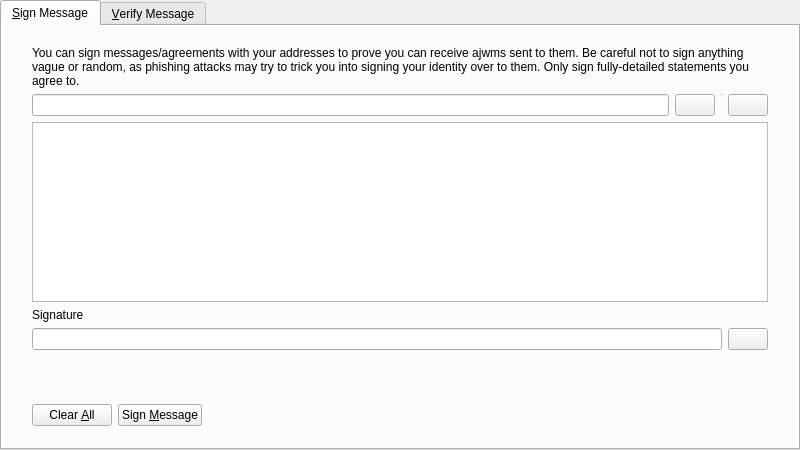
<?xml version="1.0" encoding="UTF-8"?>
<ui version="4.0">
 <class>SignVerifyMessageDialog</class>
 <widget class="QDialog" name="SignVerifyMessageDialog">
  <property name="geometry">
   <rect>
    <x>0</x>
    <y>0</y>
    <width>800</width>
    <height>450</height>
   </rect>
  </property>
  <property name="windowTitle">
   <string>Signatures - Sign / Verify a Message</string>
  </property>
  <property name="modal">
   <bool>true</bool>
  </property>
  <layout class="QVBoxLayout" name="verticalLayout">
   <property name="leftMargin">
    <number>0</number>
   </property>
   <property name="topMargin">
    <number>0</number>
   </property>
   <property name="rightMargin">
    <number>0</number>
   </property>
   <property name="bottomMargin">
    <number>0</number>
   </property>
   <item>
    <widget class="QTabWidget" name="tabWidget">
     <property name="currentIndex">
      <number>0</number>
     </property>
     <widget class="QWidget" name="tabSignMessage">
      <attribute name="title">
       <string>&amp;Sign Message</string>
      </attribute>
      <layout class="QVBoxLayout" name="verticalLayout_SM">
       <property name="leftMargin">
        <number>0</number>
       </property>
       <property name="topMargin">
        <number>0</number>
       </property>
       <property name="rightMargin">
        <number>0</number>
       </property>
       <property name="bottomMargin">
        <number>0</number>
       </property>
       <item>
        <layout class="QVBoxLayout" name="verticalLayout_3">
         <property name="leftMargin">
          <number>30</number>
         </property>
         <property name="topMargin">
          <number>20</number>
         </property>
         <property name="rightMargin">
          <number>30</number>
         </property>
         <property name="bottomMargin">
          <number>20</number>
         </property>
         <item>
          <widget class="QLabel" name="infoLabel_SM">
           <property name="text">
            <string>You can sign messages/agreements with your addresses to prove you can receive ajwms sent to them. Be careful not to sign anything vague or random, as phishing attacks may try to trick you into signing your identity over to them. Only sign fully-detailed statements you agree to.</string>
           </property>
           <property name="textFormat">
            <enum>Qt::PlainText</enum>
           </property>
           <property name="wordWrap">
            <bool>true</bool>
           </property>
          </widget>
         </item>
         <item>
          <layout class="QHBoxLayout" name="horizontalLayout_1_SM">
           <property name="spacing">
            <number>6</number>
           </property>
           <item>
            <widget class="QValidatedLineEdit" name="addressIn_SM">
             <property name="toolTip">
              <string>The Ajwm address to sign the message with</string>
             </property>
            </widget>
           </item>
           <item>
            <widget class="QPushButton" name="addressBookButton_SM">
             <property name="toolTip">
              <string>Choose previously used address</string>
             </property>
             <property name="text">
              <string/>
             </property>
             <property name="icon">
              <iconset resource="../bitcoin.qrc">
               <normaloff>:/icons/address-book</normaloff>:/icons/address-book</iconset>
             </property>
             <property name="shortcut">
              <string>Alt+A</string>
             </property>
             <property name="autoDefault">
              <bool>false</bool>
             </property>
            </widget>
           </item>
           <item>
            <widget class="Line" name="vLine">
             <property name="maximumSize">
              <size>
               <width>1</width>
               <height>22</height>
              </size>
             </property>
             <property name="orientation">
              <enum>Qt::Vertical</enum>
             </property>
            </widget>
           </item>
           <item>
            <widget class="QPushButton" name="pasteButton_SM">
             <property name="toolTip">
              <string>Paste address from clipboard</string>
             </property>
             <property name="text">
              <string/>
             </property>
             <property name="icon">
              <iconset resource="../bitcoin.qrc">
               <normaloff>:/icons/editpaste</normaloff>:/icons/editpaste</iconset>
             </property>
             <property name="shortcut">
              <string>Alt+P</string>
             </property>
             <property name="autoDefault">
              <bool>false</bool>
             </property>
            </widget>
           </item>
          </layout>
         </item>
         <item>
          <widget class="QPlainTextEdit" name="messageIn_SM">
           <property name="toolTip">
            <string>Enter the message you want to sign here</string>
           </property>
          </widget>
         </item>
         <item>
          <widget class="QLabel" name="signatureLabel_SM">
           <property name="text">
            <string>Signature</string>
           </property>
           <property name="textFormat">
            <enum>Qt::PlainText</enum>
           </property>
          </widget>
         </item>
         <item>
          <layout class="QHBoxLayout" name="horizontalLayout_2_SM">
           <property name="spacing">
            <number>6</number>
           </property>
           <item>
            <widget class="QLineEdit" name="signatureOut_SM">
             <property name="font">
              <font>
               <italic>true</italic>
              </font>
             </property>
             <property name="readOnly">
              <bool>true</bool>
             </property>
            </widget>
           </item>
           <item>
            <widget class="QPushButton" name="copySignatureButton_SM">
             <property name="toolTip">
              <string>Copy the current signature to the system clipboard</string>
             </property>
             <property name="text">
              <string/>
             </property>
             <property name="icon">
              <iconset resource="../bitcoin.qrc">
               <normaloff>:/icons/editcopy</normaloff>:/icons/editcopy</iconset>
             </property>
             <property name="autoDefault">
              <bool>false</bool>
             </property>
            </widget>
           </item>
          </layout>
         </item>
        </layout>
       </item>
       <item>
        <widget class="QWidget" name="buttonsContainerWhite" native="true">
         <layout class="QHBoxLayout" name="horizontalLayout">
          <property name="leftMargin">
           <number>30</number>
          </property>
          <property name="topMargin">
           <number>15</number>
          </property>
          <property name="rightMargin">
           <number>30</number>
          </property>
          <item>
           <widget class="QPushButton" name="clearButton_SM">
            <property name="toolTip">
             <string>Reset all sign message fields</string>
            </property>
            <property name="text">
             <string>Clear &amp;All</string>
            </property>
            <property name="icon">
             <iconset resource="../bitcoin.qrc">
              <normaloff>:/icons/remove</normaloff>:/icons/remove</iconset>
            </property>
            <property name="autoDefault">
             <bool>false</bool>
            </property>
           </widget>
          </item>
          <item>
           <widget class="QPushButton" name="signMessageButton_SM">
            <property name="toolTip">
             <string>Sign the message to prove you own this Ajwm address</string>
            </property>
            <property name="text">
             <string>Sign &amp;Message</string>
            </property>
            <property name="icon">
             <iconset resource="../bitcoin.qrc">
              <normaloff>:/icons/edit</normaloff>:/icons/edit</iconset>
            </property>
            <property name="autoDefault">
             <bool>false</bool>
            </property>
           </widget>
          </item>
          <item>
           <spacer name="horizontalSpacer_1_SM">
            <property name="orientation">
             <enum>Qt::Horizontal</enum>
            </property>
            <property name="sizeHint" stdset="0">
             <size>
              <width>40</width>
              <height>48</height>
             </size>
            </property>
           </spacer>
          </item>
          <item>
           <widget class="QLabel" name="statusLabel_SM">
            <property name="font">
             <font>
              <weight>75</weight>
              <bold>true</bold>
             </font>
            </property>
            <property name="text">
             <string/>
            </property>
            <property name="wordWrap">
             <bool>true</bool>
            </property>
           </widget>
          </item>
          <item>
           <spacer name="horizontalSpacer_2_SM">
            <property name="orientation">
             <enum>Qt::Horizontal</enum>
            </property>
            <property name="sizeHint" stdset="0">
             <size>
              <width>40</width>
              <height>48</height>
             </size>
            </property>
           </spacer>
          </item>
         </layout>
        </widget>
       </item>
      </layout>
     </widget>
     <widget class="QWidget" name="tabVerifyMessage">
      <attribute name="title">
       <string>&amp;Verify Message</string>
      </attribute>
      <layout class="QVBoxLayout" name="verticalLayout_VM">
       <property name="leftMargin">
        <number>0</number>
       </property>
       <property name="topMargin">
        <number>0</number>
       </property>
       <property name="rightMargin">
        <number>0</number>
       </property>
       <property name="bottomMargin">
        <number>0</number>
       </property>
       <item>
        <layout class="QVBoxLayout" name="verticalLayout_2">
         <property name="leftMargin">
          <number>30</number>
         </property>
         <property name="topMargin">
          <number>20</number>
         </property>
         <property name="rightMargin">
          <number>30</number>
         </property>
         <property name="bottomMargin">
          <number>20</number>
         </property>
         <item>
          <widget class="QLabel" name="infoLabel_VM">
           <property name="text">
            <string>Enter the receiver's address, message (ensure you copy line breaks, spaces, tabs, etc. exactly) and signature below to verify the message. Be careful not to read more into the signature than what is in the signed message itself, to avoid being tricked by a man-in-the-middle attack. Note that this only proves the signing party receives with the address, it cannot prove sendership of any transaction!</string>
           </property>
           <property name="textFormat">
            <enum>Qt::PlainText</enum>
           </property>
           <property name="alignment">
            <set>Qt::AlignLeading|Qt::AlignLeft|Qt::AlignTop</set>
           </property>
           <property name="wordWrap">
            <bool>true</bool>
           </property>
          </widget>
         </item>
         <item>
          <layout class="QHBoxLayout" name="horizontalLayout_1_VM">
           <property name="spacing">
            <number>6</number>
           </property>
           <item>
            <widget class="QValidatedLineEdit" name="addressIn_VM">
             <property name="toolTip">
              <string>The Ajwm address the message was signed with</string>
             </property>
            </widget>
           </item>
           <item>
            <widget class="QPushButton" name="addressBookButton_VM">
             <property name="toolTip">
              <string>Choose previously used address</string>
             </property>
             <property name="text">
              <string/>
             </property>
             <property name="icon">
              <iconset resource="../bitcoin.qrc">
               <normaloff>:/icons/address-book</normaloff>:/icons/address-book</iconset>
             </property>
             <property name="shortcut">
              <string>Alt+A</string>
             </property>
             <property name="autoDefault">
              <bool>false</bool>
             </property>
            </widget>
           </item>
          </layout>
         </item>
         <item>
          <widget class="QPlainTextEdit" name="messageIn_VM"/>
         </item>
         <item>
          <widget class="QValidatedLineEdit" name="signatureIn_VM"/>
         </item>
        </layout>
       </item>
       <item>
        <widget class="QWidget" name="buttonsContainerWhite_" native="true">
         <layout class="QHBoxLayout" name="horizontalLayout_2">
          <property name="leftMargin">
           <number>30</number>
          </property>
          <property name="topMargin">
           <number>15</number>
          </property>
          <property name="rightMargin">
           <number>30</number>
          </property>
          <item>
           <widget class="QPushButton" name="clearButton_VM">
            <property name="toolTip">
             <string>Reset all verify message fields</string>
            </property>
            <property name="text">
             <string>Clear &amp;All</string>
            </property>
            <property name="icon">
             <iconset resource="../bitcoin.qrc">
              <normaloff>:/icons/remove</normaloff>:/icons/remove</iconset>
            </property>
            <property name="autoDefault">
             <bool>false</bool>
            </property>
           </widget>
          </item>
          <item>
           <widget class="QPushButton" name="verifyMessageButton_VM">
            <property name="toolTip">
             <string>Verify the message to ensure it was signed with the specified Ajwm address</string>
            </property>
            <property name="text">
             <string>Verify &amp;Message</string>
            </property>
            <property name="icon">
             <iconset resource="../bitcoin.qrc">
              <normaloff>:/icons/transaction_0</normaloff>:/icons/transaction_0</iconset>
            </property>
            <property name="autoDefault">
             <bool>false</bool>
            </property>
           </widget>
          </item>
          <item>
           <spacer name="horizontalSpacer_1_VM">
            <property name="orientation">
             <enum>Qt::Horizontal</enum>
            </property>
            <property name="sizeHint" stdset="0">
             <size>
              <width>40</width>
              <height>48</height>
             </size>
            </property>
           </spacer>
          </item>
          <item>
           <widget class="QLabel" name="statusLabel_VM">
            <property name="font">
             <font>
              <weight>75</weight>
              <bold>true</bold>
             </font>
            </property>
            <property name="text">
             <string/>
            </property>
            <property name="wordWrap">
             <bool>true</bool>
            </property>
           </widget>
          </item>
          <item>
           <spacer name="horizontalSpacer_2_VM">
            <property name="orientation">
             <enum>Qt::Horizontal</enum>
            </property>
            <property name="sizeHint" stdset="0">
             <size>
              <width>40</width>
              <height>48</height>
             </size>
            </property>
           </spacer>
          </item>
         </layout>
        </widget>
       </item>
      </layout>
     </widget>
    </widget>
   </item>
  </layout>
 </widget>
 <customwidgets>
  <customwidget>
   <class>QValidatedLineEdit</class>
   <extends>QLineEdit</extends>
   <header>qvalidatedlineedit.h</header>
  </customwidget>
 </customwidgets>
 <resources>
  <include location="../bitcoin.qrc"/>
 </resources>
 <connections/>
</ui>
